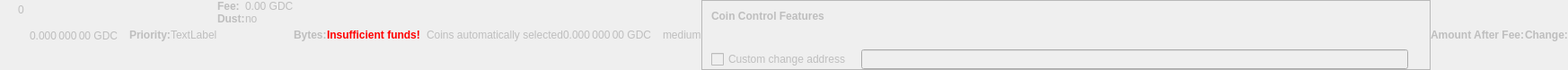
    <widget class="QWidget" name="dummyHideWidget" native="true">
     <property name="enabled">
      <bool>false</bool>
     </property>
     <property name="maximumSize">
      <size>
       <width>100</width>
       <height>22</height>
      </size>
     </property>
     <layout class="QHBoxLayout" name="dummyHideLayout">
      <property name="spacing">
       <number>0</number>
      </property>
      <property name="leftMargin">
       <number>0</number>
      </property>
      <property name="topMargin">
       <number>0</number>
      </property>
      <property name="rightMargin">
       <number>0</number>
      </property>
      <property name="bottomMargin">
       <number>0</number>
      </property>
      <item>
       <layout class="QFormLayout" name="formLayoutCoinControl1">
        <property name="horizontalSpacing">
         <number>10</number>
        </property>
        <property name="verticalSpacing">
         <number>14</number>
        </property>
        <property name="leftMargin">
         <number>10</number>
        </property>
        <property name="topMargin">
         <number>4</number>
        </property>
        <property name="rightMargin">
         <number>6</number>
        </property>
        <item row="0" column="1">
         <widget class="QLabel" name="labelCoinControlBytes">
          <property name="cursor">
           <cursorShape>IBeamCursor</cursorShape>
          </property>
          <property name="contextMenuPolicy">
           <enum>Qt::ActionsContextMenu</enum>
          </property>
          <property name="text">
           <string notr="true">0</string>
          </property>
          <property name="textInteractionFlags">
           <set>Qt::LinksAccessibleByMouse|Qt::TextSelectableByKeyboard|Qt::TextSelectableByMouse</set>
          </property>
         </widget>
        </item>
       </layout>
      </item>
      <item>
       <widget class="QLabel" name="labelCoinControlAfterFee">
        <property name="enabled">
         <bool>false</bool>
        </property>
        <property name="sizePolicy">
         <sizepolicy hsizetype="Fixed" vsizetype="Fixed">
          <horstretch>0</horstretch>
          <verstretch>0</verstretch>
         </sizepolicy>
        </property>
        <property name="minimumSize">
         <size>
          <width>111</width>
          <height>12</height>
         </size>
        </property>
        <property name="maximumSize">
         <size>
          <width>111</width>
          <height>12</height>
         </size>
        </property>
        <property name="cursor">
         <cursorShape>IBeamCursor</cursorShape>
        </property>
        <property name="contextMenuPolicy">
         <enum>Qt::ActionsContextMenu</enum>
        </property>
        <property name="text">
         <string notr="true">0.000 000 00 GDC</string>
        </property>
        <property name="textInteractionFlags">
         <set>Qt::LinksAccessibleByMouse|Qt::TextSelectableByKeyboard|Qt::TextSelectableByMouse</set>
        </property>
       </widget>
      </item>
      <item>
       <widget class="QLabel" name="labelCoinControlPriorityText">
        <property name="enabled">
         <bool>false</bool>
        </property>
        <property name="font">
         <font>
          <weight>75</weight>
          <bold>true</bold>
         </font>
        </property>
        <property name="text">
         <string>Priority:</string>
        </property>
       </widget>
      </item>
      <item>
       <layout class="QHBoxLayout" name="horizontalLayout">
        <item>
         <widget class="QLabel" name="WarningLabel">
          <property name="text">
           <string>TextLabel</string>
          </property>
         </widget>
        </item>
       </layout>
      </item>
      <item>
       <layout class="QFormLayout" name="formLayoutCoinControl3">
        <property name="horizontalSpacing">
         <number>0</number>
        </property>
        <property name="verticalSpacing">
         <number>0</number>
        </property>
        <property name="leftMargin">
         <number>0</number>
        </property>
        <property name="topMargin">
         <number>0</number>
        </property>
        <property name="rightMargin">
         <number>0</number>
        </property>
        <item row="0" column="0">
         <widget class="QLabel" name="labelCoinControlFeeText">
          <property name="enabled">
           <bool>false</bool>
          </property>
          <property name="font">
           <font>
            <weight>75</weight>
            <bold>true</bold>
           </font>
          </property>
          <property name="text">
           <string>Fee:</string>
          </property>
          <property name="margin">
           <number>0</number>
          </property>
         </widget>
        </item>
        <item row="0" column="1">
         <widget class="QLabel" name="labelCoinControlFee">
          <property name="enabled">
           <bool>false</bool>
          </property>
          <property name="cursor">
           <cursorShape>IBeamCursor</cursorShape>
          </property>
          <property name="contextMenuPolicy">
           <enum>Qt::ActionsContextMenu</enum>
          </property>
          <property name="text">
           <string notr="true">0.00 GDC</string>
          </property>
          <property name="textInteractionFlags">
           <set>Qt::LinksAccessibleByMouse|Qt::TextSelectableByKeyboard|Qt::TextSelectableByMouse</set>
          </property>
         </widget>
        </item>
        <item row="1" column="0">
         <widget class="QLabel" name="labelCoinControlLowOutputText">
          <property name="enabled">
           <bool>false</bool>
          </property>
          <property name="font">
           <font>
            <weight>75</weight>
            <bold>true</bold>
           </font>
          </property>
          <property name="text">
           <string>Dust:</string>
          </property>
         </widget>
        </item>
        <item row="1" column="1">
         <widget class="QLabel" name="labelCoinControlLowOutput">
          <property name="enabled">
           <bool>false</bool>
          </property>
          <property name="cursor">
           <cursorShape>IBeamCursor</cursorShape>
          </property>
          <property name="contextMenuPolicy">
           <enum>Qt::ActionsContextMenu</enum>
          </property>
          <property name="text">
           <string>no</string>
          </property>
          <property name="textInteractionFlags">
           <set>Qt::LinksAccessibleByMouse|Qt::TextSelectableByKeyboard|Qt::TextSelectableByMouse</set>
          </property>
         </widget>
        </item>
       </layout>
      </item>
      <item>
       <widget class="QLabel" name="labelCoinControlBytesText">
        <property name="enabled">
         <bool>false</bool>
        </property>
        <property name="font">
         <font>
          <weight>75</weight>
          <bold>true</bold>
         </font>
        </property>
        <property name="text">
         <string>Bytes:</string>
        </property>
       </widget>
      </item>
      <item>
       <layout class="QFormLayout" name="formLayoutCoinControl2">
        <property name="horizontalSpacing">
         <number>0</number>
        </property>
        <property name="verticalSpacing">
         <number>0</number>
        </property>
        <property name="leftMargin">
         <number>0</number>
        </property>
        <property name="topMargin">
         <number>0</number>
        </property>
        <property name="rightMargin">
         <number>0</number>
        </property>
       </layout>
      </item>
      <item>
       <layout class="QHBoxLayout" name="horizontalLayoutCoinControl2">
        <property name="spacing">
         <number>0</number>
        </property>
        <property name="bottomMargin">
         <number>0</number>
        </property>
       </layout>
      </item>
      <item>
       <widget class="QLabel" name="labelCoinControlInsuffFunds">
        <property name="enabled">
         <bool>false</bool>
        </property>
        <property name="minimumSize">
         <size>
          <width>0</width>
          <height>0</height>
         </size>
        </property>
        <property name="font">
         <font>
          <weight>75</weight>
          <bold>true</bold>
         </font>
        </property>
        <property name="styleSheet">
         <string notr="true">color:red;font-weight:bold;</string>
        </property>
        <property name="text">
         <string>Insufficient funds!</string>
        </property>
        <property name="margin">
         <number>5</number>
        </property>
       </widget>
      </item>
      <item>
       <layout class="QFormLayout" name="formLayoutCoinControl4">
        <property name="horizontalSpacing">
         <number>0</number>
        </property>
        <property name="verticalSpacing">
         <number>0</number>
        </property>
        <property name="leftMargin">
         <number>0</number>
        </property>
        <property name="topMargin">
         <number>0</number>
        </property>
        <property name="rightMargin">
         <number>0</number>
        </property>
       </layout>
      </item>
      <item>
       <widget class="QLabel" name="labelCoinControlChangeLabel">
        <property name="enabled">
         <bool>false</bool>
        </property>
        <property name="sizePolicy">
         <sizepolicy hsizetype="Preferred" vsizetype="Expanding">
          <horstretch>0</horstretch>
          <verstretch>0</verstretch>
         </sizepolicy>
        </property>
        <property name="minimumSize">
         <size>
          <width>0</width>
          <height>0</height>
         </size>
        </property>
        <property name="text">
         <string/>
        </property>
        <property name="margin">
         <number>3</number>
        </property>
       </widget>
      </item>
      <item>
       <widget class="QLabel" name="labelCoinControlAutomaticallySelected">
        <property name="enabled">
         <bool>false</bool>
        </property>
        <property name="sizePolicy">
         <sizepolicy hsizetype="Fixed" vsizetype="Fixed">
          <horstretch>0</horstretch>
          <verstretch>0</verstretch>
         </sizepolicy>
        </property>
        <property name="minimumSize">
         <size>
          <width>0</width>
          <height>0</height>
         </size>
        </property>
        <property name="maximumSize">
         <size>
          <width>240</width>
          <height>16777215</height>
         </size>
        </property>
        <property name="text">
         <string>Coins automatically selected</string>
        </property>
        <property name="margin">
         <number>5</number>
        </property>
       </widget>
      </item>
      <item>
       <widget class="QLabel" name="labelCoinControlChange">
        <property name="enabled">
         <bool>false</bool>
        </property>
        <property name="sizePolicy">
         <sizepolicy hsizetype="Fixed" vsizetype="Fixed">
          <horstretch>0</horstretch>
          <verstretch>0</verstretch>
         </sizepolicy>
        </property>
        <property name="minimumSize">
         <size>
          <width>111</width>
          <height>0</height>
         </size>
        </property>
        <property name="maximumSize">
         <size>
          <width>111</width>
          <height>16777215</height>
         </size>
        </property>
        <property name="cursor">
         <cursorShape>IBeamCursor</cursorShape>
        </property>
        <property name="contextMenuPolicy">
         <enum>Qt::ActionsContextMenu</enum>
        </property>
        <property name="text">
         <string notr="true">0.000 000 00 GDC</string>
        </property>
        <property name="textInteractionFlags">
         <set>Qt::LinksAccessibleByMouse|Qt::TextSelectableByKeyboard|Qt::TextSelectableByMouse</set>
        </property>
       </widget>
      </item>
      <item>
       <widget class="QLabel" name="labelCoinControlPriority">
        <property name="enabled">
         <bool>false</bool>
        </property>
        <property name="cursor">
         <cursorShape>IBeamCursor</cursorShape>
        </property>
        <property name="contextMenuPolicy">
         <enum>Qt::ActionsContextMenu</enum>
        </property>
        <property name="text">
         <string>medium</string>
        </property>
        <property name="textInteractionFlags">
         <set>Qt::LinksAccessibleByMouse|Qt::TextSelectableByKeyboard|Qt::TextSelectableByMouse</set>
        </property>
       </widget>
      </item>
      <item>
       <widget class="QFrame" name="frameCoinControl">
        <property name="sizePolicy">
         <sizepolicy hsizetype="Expanding" vsizetype="Expanding">
          <horstretch>0</horstretch>
          <verstretch>0</verstretch>
         </sizepolicy>
        </property>
        <property name="maximumSize">
         <size>
          <width>16777215</width>
          <height>16777215</height>
         </size>
        </property>
        <property name="frameShape">
         <enum>QFrame::StyledPanel</enum>
        </property>
        <property name="frameShadow">
         <enum>QFrame::Sunken</enum>
        </property>
        <layout class="QVBoxLayout" name="verticalLayoutCoinControl2_2">
         <property name="spacing">
          <number>0</number>
         </property>
         <property name="leftMargin">
          <number>0</number>
         </property>
         <property name="topMargin">
          <number>0</number>
         </property>
         <property name="rightMargin">
          <number>0</number>
         </property>
         <property name="bottomMargin">
          <number>0</number>
         </property>
         <item>
          <layout class="QVBoxLayout" name="verticalLayoutCoinControl" stretch="0,0,0,1">
           <property name="spacing">
            <number>0</number>
           </property>
           <property name="leftMargin">
            <number>10</number>
           </property>
           <property name="topMargin">
            <number>10</number>
           </property>
           <item>
            <layout class="QHBoxLayout" name="horizontalLayoutCoinControl1">
             <property name="bottomMargin">
              <number>15</number>
             </property>
             <item>
              <widget class="QLabel" name="labelCoinControlFeatures">
               <property name="enabled">
                <bool>false</bool>
               </property>
               <property name="sizePolicy">
                <sizepolicy hsizetype="Preferred" vsizetype="Maximum">
                 <horstretch>0</horstretch>
                 <verstretch>0</verstretch>
                </sizepolicy>
               </property>
               <property name="font">
                <font>
                 <weight>75</weight>
                 <bold>true</bold>
                </font>
               </property>
               <property name="styleSheet">
                <string notr="true">font-weight:bold;</string>
               </property>
               <property name="text">
                <string>Coin Control Features</string>
               </property>
              </widget>
             </item>
            </layout>
           </item>
           <item>
            <widget class="QWidget" name="widgetCoinControl" native="true">
             <property name="sizePolicy">
              <sizepolicy hsizetype="Preferred" vsizetype="Preferred">
               <horstretch>0</horstretch>
               <verstretch>0</verstretch>
              </sizepolicy>
             </property>
             <property name="minimumSize">
              <size>
               <width>0</width>
               <height>0</height>
              </size>
             </property>
             <property name="styleSheet">
              <string notr="true"/>
             </property>
             <layout class="QHBoxLayout" name="horizontalLayoutCoinControl5_2">
              <property name="leftMargin">
               <number>0</number>
              </property>
              <property name="topMargin">
               <number>0</number>
              </property>
              <property name="rightMargin">
               <number>0</number>
              </property>
              <property name="bottomMargin">
               <number>0</number>
              </property>
              <item>
               <layout class="QHBoxLayout" name="horizontalLayoutCoinControl3">
                <property name="spacing">
                 <number>20</number>
                </property>
                <property name="topMargin">
                 <number>0</number>
                </property>
                <property name="bottomMargin">
                 <number>10</number>
                </property>
               </layout>
              </item>
             </layout>
            </widget>
           </item>
           <item>
            <layout class="QHBoxLayout" name="horizontalLayoutCoinControl4" stretch="0,0,0">
             <property name="spacing">
              <number>12</number>
             </property>
             <property name="sizeConstraint">
              <enum>QLayout::SetDefaultConstraint</enum>
             </property>
             <property name="topMargin">
              <number>5</number>
             </property>
             <property name="rightMargin">
              <number>5</number>
             </property>
             <item>
              <widget class="QCheckBox" name="checkBoxCoinControlChange">
               <property name="enabled">
                <bool>false</bool>
               </property>
               <property name="toolTip">
                <string>If this is activated, but the change address is empty or invalid, change will be sent to a newly generated address.</string>
               </property>
               <property name="text">
                <string>Custom change address</string>
               </property>
              </widget>
             </item>
             <item>
              <widget class="QValidatedLineEdit" name="lineEditCoinControlChange">
               <property name="enabled">
                <bool>false</bool>
               </property>
               <property name="sizePolicy">
                <sizepolicy hsizetype="Expanding" vsizetype="Fixed">
                 <horstretch>0</horstretch>
                 <verstretch>0</verstretch>
                </sizepolicy>
               </property>
              </widget>
             </item>
             <item>
              <widget class="QLabel" name="labelCoinControlChangeLabel_2">
               <property name="sizePolicy">
                <sizepolicy hsizetype="Preferred" vsizetype="Expanding">
                 <horstretch>0</horstretch>
                 <verstretch>0</verstretch>
                </sizepolicy>
               </property>
               <property name="minimumSize">
                <size>
                 <width>0</width>
                 <height>0</height>
                </size>
               </property>
               <property name="text">
                <string/>
               </property>
               <property name="margin">
                <number>3</number>
               </property>
              </widget>
             </item>
            </layout>
           </item>
           <item>
            <spacer name="verticalSpacerCoinControl">
             <property name="orientation">
              <enum>Qt::Vertical</enum>
             </property>
             <property name="sizeHint" stdset="0">
              <size>
               <width>800</width>
               <height>1</height>
              </size>
             </property>
            </spacer>
           </item>
          </layout>
         </item>
        </layout>
       </widget>
      </item>
      <item>
       <widget class="QLabel" name="labelCoinControlAfterFeeText">
        <property name="enabled">
         <bool>false</bool>
        </property>
        <property name="minimumSize">
         <size>
          <width>0</width>
          <height>0</height>
         </size>
        </property>
        <property name="maximumSize">
         <size>
          <width>16777215</width>
          <height>16777215</height>
         </size>
        </property>
        <property name="font">
         <font>
          <weight>75</weight>
          <bold>true</bold>
         </font>
        </property>
        <property name="text">
         <string>Amount After Fee:</string>
        </property>
        <property name="alignment">
         <set>Qt::AlignLeading|Qt::AlignLeft|Qt::AlignVCenter</set>
        </property>
        <property name="margin">
         <number>0</number>
        </property>
       </widget>
      </item>
      <item>
       <widget class="QLabel" name="labelCoinControlChangeText">
        <property name="enabled">
         <bool>false</bool>
        </property>
        <property name="sizePolicy">
         <sizepolicy hsizetype="Preferred" vsizetype="Preferred">
          <horstretch>0</horstretch>
          <verstretch>0</verstretch>
         </sizepolicy>
        </property>
        <property name="minimumSize">
         <size>
          <width>0</width>
          <height>0</height>
         </size>
        </property>
        <property name="maximumSize">
         <size>
          <width>16777215</width>
          <height>16777215</height>
         </size>
        </property>
        <property name="font">
         <font>
          <weight>75</weight>
          <bold>true</bold>
         </font>
        </property>
        <property name="text">
         <string>Change:</string>
        </property>
        <property name="alignment">
         <set>Qt::AlignLeading|Qt::AlignLeft|Qt::AlignVCenter</set>
        </property>
       </widget>
      </item>
     </layout>
    </widget>
